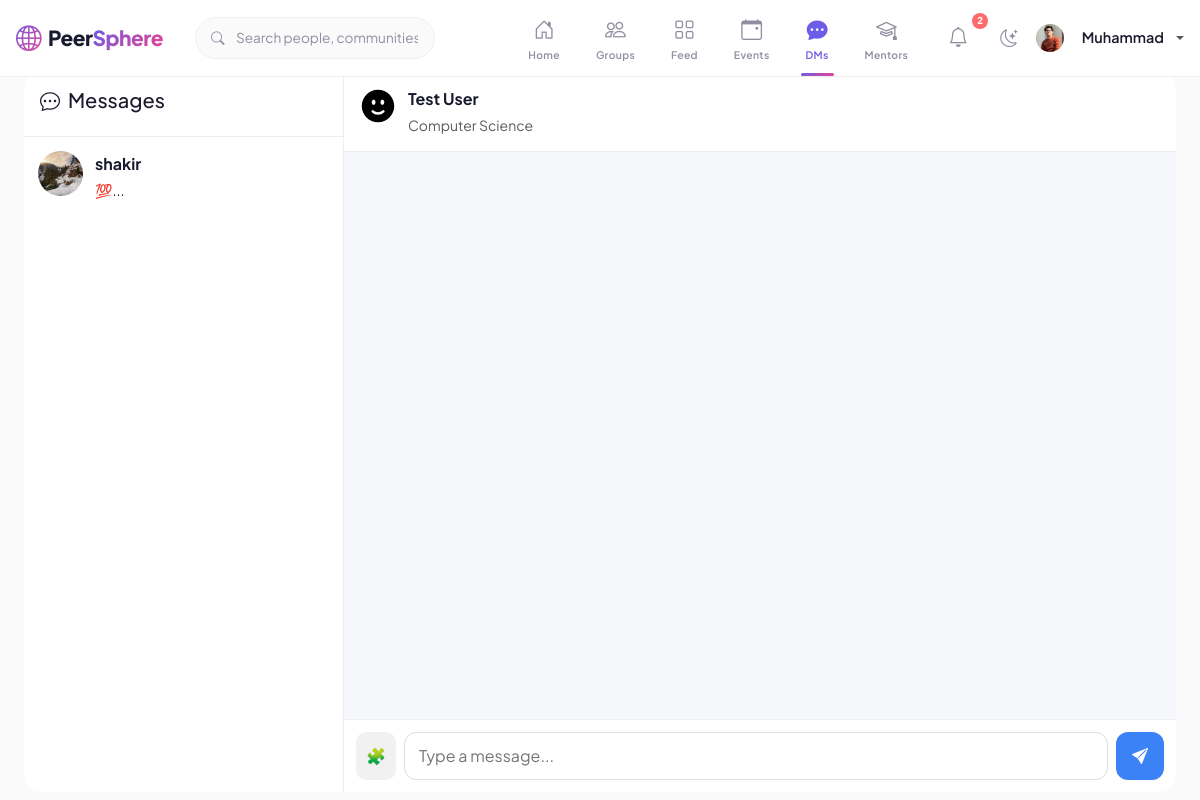
The page /messages/chat/1 (signed in) on the database its author committed.
### backend/app/models/user.py (models this page shows, shortened)
class User(db.Model, UserMixin):
    __tablename__ = 'users'
    id = db.Column(db.Integer, primary_key=True)
    name = db.Column(db.String(100), nullable=False)
    email = db.Column(db.String(150), unique=True, nullable=False, index=True)
    password_hash = db.Column(db.String(200), nullable=False)
    role = db.Column(db.String(20), nullable=False, default='student')  # student, alumni, admin
    university = db.Column(db.String(200), default='')
    department = db.Column(db.String(200), default='')
    graduation_year = db.Column(db.Integer, nullable=True)
    profile_picture = db.Column(db.String(300), default='default.png')
    bio = db.Column(db.Text, default='')
    created_at = db.Column(db.DateTime, default=datetime.utcnow)
    streak_count = db.Column(db.Integer, default=0)
    last_active = db.Column(db.DateTime, default=datetime.utcnow)
    is_verified = db.Column(db.Boolean, default=False)
    skills = db.relationship('UserSkill', backref='user', lazy='dynamic', cascade='all, delete-orphan')
    posts = db.relationship('Post', backref='author', lazy='dynamic', cascade='all, delete-orphan')
    comments = db.relationship('Comment', backref='author', lazy='dynamic', cascade='all, delete-orphan')
    likes = db.relationship('Like', backref='user', lazy='dynamic', cascade='all, delete-orphan')
    bookmarks = db.relationship('Bookmark', backref='user', lazy='dynamic', cascade='all, delete-orphan')
    reactions = db.relationship('Reaction', backref='user', lazy='dynamic', cascade='all, delete-orphan')
    communities = db.relationship('Community', secondary='community_members', backref='members_list')
    communities_joined = db.relationship('CommunityMember', backref='user', lazy='dynamic', cascade='all, delete-orphan')
    communities_created = db.relationship('Community', backref='creator', lazy='dynamic')
    sent_messages = db.relationship('Message', foreign_keys='Message.sender_id', backref='sender', lazy='dynamic')
    received_messages = db.relationship('Message', foreign_keys='Message.receiver_id', backref='receiver', lazy='dynamic')
    events_created = db.relationship('Event', backref='organizer', lazy='dynamic')
    events_attending = db.relationship('EventAttendee', backref='user', lazy='dynamic', cascade='all, delete-orphan')
    mentor_profile = db.relationship('Mentor', backref='user', uselist=False, cascade='all, delete-orphan')
    notifications = db.relationship('Notification', backref='user', lazy='dynamic', cascade='all, delete-orphan')
    activities = db.relationship('ActivityLog', backref='user', lazy='dynamic', cascade='all, delete-orphan')
    stories = db.relationship('Story', backref='author', lazy='dynamic', cascade='all, delete-orphan')
    poll_votes = db.relationship('PollVote', backref='user', lazy='dynamic', cascade='all, delete-orphan')
    @property
    def username(self):
        return self.email.split('@')[0] if self.email else self.name.lower().replace(' ', '')

### backend/app/models/message.py (models this page shows, shortened)
class Message(db.Model):
    __tablename__ = 'messages'
    id = db.Column(db.Integer, primary_key=True)
    sender_id = db.Column(db.Integer, db.ForeignKey('users.id', ondelete='CASCADE'), nullable=False, index=True)
    receiver_id = db.Column(db.Integer, db.ForeignKey('users.id', ondelete='CASCADE'), nullable=False, index=True)
    message_text = db.Column(db.Text, nullable=False)
    timestamp = db.Column(db.DateTime, default=datetime.utcnow, index=True)
    is_read = db.Column(db.Boolean, default=False)

### backend/app/routes/messages.py (the view, shortened to what this page needs)
@messages_bp.route('/chat/<int:user_id>', methods=['GET', 'POST'])
@login_required
def chat(user_id):
    other_user = User.query.get_or_404(user_id)
    Message.query.filter_by(sender_id=user_id, receiver_id=current_user.id, is_read=False).update({'is_read': True})
    db.session.commit()
    chat_messages = Message.query.filter(
        or_(
            and_(Message.sender_id == current_user.id, Message.receiver_id == user_id),
            and_(Message.sender_id == user_id, Message.receiver_id == current_user.id)
        )
    ).order_by(Message.timestamp.asc()).all()
    conversations = []
    sent_to = db.session.query(Message.receiver_id.distinct()).filter_by(sender_id=current_user.id).all()
    recv_from = db.session.query(Message.sender_id.distinct()).filter_by(receiver_id=current_user.id).all()
    user_ids = set([r[0] for r in sent_to] + [r[0] for r in recv_from])
    for uid in user_ids:
        u = User.query.get(uid)
        if u:
            last_msg = Message.query.filter(
                or_(
                    and_(Message.sender_id == current_user.id, Message.receiver_id == uid),
                    and_(Message.sender_id == uid, Message.receiver_id == current_user.id)
                )
            ).order_by(Message.timestamp.desc()).first()
            unread = Message.query.filter_by(sender_id=uid, receiver_id=current_user.id, is_read=False).count()
            conversations.append({'user': u, 'last_message': last_msg, 'unread': unread})
    conversations.sort(key=lambda x: x['last_message'].timestamp if x['last_message'] else '', reverse=True)
    return render_template('messages/index.html',
                           conversations=conversations,
                           active_chat=other_user,
                           messages=chat_messages)

### frontend/templates/messages/index.html (shortened to what this page needs)
{% extends "base.html" %}
{% block content %}
<div class="messages-layout">
    <div class="messages-sidebar">
        <div class="messages-sidebar-header">
            <h5><i class="bi bi-chat-dots me-2"></i>Messages</h5>
        </div>
        <div class="conversations-list">
            {% for conv in conversations %}
            <a href="{{ url_for('messages.chat', user_id=conv.user.id) }}"
                class="conversation-item {{ 'active' if active_chat and active_chat.id == conv.user.id }}">
                <div class="conversation-avatar">
                    <img
                        src="{{ url_for('static', filename='uploads/' + conv.user.profile_picture) if conv.user.profile_picture != 'default.png' else url_for('static', filename='img/default-avatar.svg') }}">
                </div>
                <div>
                    <div><b>{{ conv.user.name }}</b></div>
                    <small>
                        {% if conv.last_message %}
                        {{ conv.last_message.message_text[:30] }}...
                        {% endif %}
                    </small>
                </div>
            </a>
            {% endfor %}
        </div>
    </div>
    <div class="chat-area">
        {% if active_chat %}
        <div class="chat-header">
            <a href="{{ url_for('profile.view', user_id=active_chat.id) }}" class="chat-header-user">
                <div class="chat-header-avatar">
                    <img
                        src="{{ url_for('static', filename='uploads/' + active_chat.profile_picture) if active_chat.profile_picture != 'default.png' else url_for('static', filename='img/default-avatar.svg') }}">
                </div>
                <div>
                    <b>{{ active_chat.name }}</b><br>
                    <small class="text-muted">{{ active_chat.department or active_chat.role }}</small>
                </div>
            </a>
        </div>
        <div class="chat-messages" id="chatMessages">
        </div>
        <div class="chat-input-area">
            <form method="POST" action="{{ url_for('messages.chat', user_id=active_chat.id) }}" class="chat-input-form">
                <button type="button" class="sticker-btn" onclick="toggleSticker()">🧩</button>
                <input type="text" name="message_text" class="chat-input" placeholder="Type a message..." required>
                <button type="submit" class="chat-send-btn">
                    <i class="bi bi-send-fill"></i>
                </button>
            </form>
        </div>
        {% else %}
        <div class="chat-empty text-center">
            <h4>Select a chat</h4>
        </div>
        {% endif %}
    </div>
</div>
{% endblock %}

### frontend/templates/base.html (shortened to what this page needs)
<!DOCTYPE html>
<html lang="en" data-theme="light">
<head>
    <link href="https://cdn.jsdelivr.net/npm/bootstrap@5.3.2/dist/css/bootstrap.min.css" rel="stylesheet">
    <link href="https://cdn.jsdelivr.net/npm/bootstrap-icons@1.11.3/font/bootstrap-icons.min.css" rel="stylesheet">
    <link rel="stylesheet" href="{{ url_for('static', filename='css/style.css') }}">
</head>
<body>
    {% if current_user.is_authenticated %}
    <nav class="navbar navbar-expand-lg navbar-main">
        <div class="container-fluid px-3">
            <a class="navbar-brand d-flex align-items-center" href="{{ url_for('main.dashboard') }}">
                <i class="bi bi-globe2 brand-icon"></i>
                <span class="brand-text">Peer<span class="brand-accent">Sphere</span></span>
            </a>
            <form class="nav-search-form d-none d-md-flex ms-3" action="{{ url_for('search.index') }}" method="GET">
                <div class="nav-search-wrapper">
                    <i class="bi bi-search"></i>
                    <input type="text" name="q" class="nav-search-input" placeholder="Search people, communities..."
                        value="{{ request.args.get('q', '') }}">
                </div>
            </form>
            <div class="collapse navbar-collapse" id="navbarNav">
                <ul class="navbar-nav ms-auto align-items-center gap-1">
                    <li class="nav-item">
                        <a class="nav-link nav-icon-link {% if request.endpoint == 'main.dashboard' %}active{% endif %}"
                            href="{{ url_for('main.dashboard') }}">
                            <i
                                class="bi bi-house-door{% if request.endpoint == 'main.dashboard' %}-fill{% endif %}"></i>
                            <span class="nav-label">Home</span>
                        </a>
                    </li>
                    <li class="nav-item">
                        <a class="nav-link nav-icon-link {% if request.endpoint and 'communities' in request.endpoint %}active{% endif %}"
                            href="{{ url_for('communities.index') }}">
                            <i
                                class="bi bi-people{% if request.endpoint and 'communities' in request.endpoint %}-fill{% endif %}"></i>
                            <span class="nav-label">Groups</span>
                        </a>
                    </li>
                    <li class="nav-item">
                        <a class="nav-link nav-icon-link {% if request.endpoint and 'feed' in request.endpoint %}active{% endif %}"
                            href="{{ url_for('feed.index') }}">
                            <i
                                class="bi bi-grid{% if request.endpoint and 'feed' in request.endpoint %}-fill{% endif %}"></i>
                            <span class="nav-label">Feed</span>
                        </a>
                    </li>
                    <li class="nav-item">
                        <a class="nav-link nav-icon-link {% if request.endpoint and 'events' in request.endpoint %}active{% endif %}"
                            href="{{ url_for('events.index') }}">
                            <i
                                class="bi bi-calendar-event{% if request.endpoint and 'events' in request.endpoint %}-fill{% endif %}"></i>
                            <span class="nav-label">Events</span>
                        </a>
                    </li>
                    <li class="nav-item">
                        <a class="nav-link nav-icon-link {% if request.endpoint and 'messages' in request.endpoint %}active{% endif %}"
                            href="{{ url_for('messages.index') }}">
                            <i
                                class="bi bi-chat-dots{% if request.endpoint and 'messages' in request.endpoint %}-fill{% endif %}"></i>
                            <span class="nav-label">DMs</span>
                        </a>
                    </li>
                    <li class="nav-item">
                        <a class="nav-link nav-icon-link {% if request.endpoint and 'mentors' in request.endpoint %}active{% endif %}"
                            href="{{ url_for('mentors.index') }}">
                            <i
                                class="bi bi-mortarboard{% if request.endpoint and 'mentors' in request.endpoint %}-fill{% endif %}"></i>
                            <span class="nav-label">Mentors</span>
                        </a>
                    </li>
                    <li class="nav-item ms-1">
                        <div class="notification-bell nav-icon-link" style="cursor:pointer;">
                            <i class="bi bi-bell fs-5" style="color:var(--text-muted);"></i>
                            {% set unread_count = current_user.notifications.filter_by(is_read=False).count() %}
                            {% if unread_count > 0 %}
                            <span class="notification-count">{{ unread_count }}</span>
                            {% endif %}
                        </div>
                    </li>
                    <li class="nav-item ms-1">
                        <button class="btn-theme-toggle" onclick="toggleTheme()" title="Toggle theme">
                            <i class="bi bi-moon-stars" id="themeIcon"></i>
                        </button>
                    </li>
                    <li class="nav-item dropdown ms-1">
                        <a class="nav-link dropdown-toggle nav-user-dropdown p-0" href="#" role="button"
                            data-bs-toggle="dropdown">
                            <div class="nav-avatar">
                                <img src="{{ url_for('static', filename='uploads/' + current_user.profile_picture) if current_user.profile_picture != 'default.png' else url_for('static', filename='img/default-avatar.svg') }}"
                                    alt="avatar">
                            </div>
                            <span class="nav-username d-none d-lg-inline ms-2">{{ current_user.name.split(' ')[0]
                                }}</span>
                        </a>
                    </li>
                </ul>
            </div>
        </div>
    </nav>
    {% endif %}
    {% if current_user.is_authenticated %}
    <main class="main-content">
        <div class="container-fluid px-3 px-md-4">
            {% endif %}
            {% block content %}{% endblock %}
            {% if current_user.is_authenticated %}
        </div>
    </main>
    {% endif %}
</body>
</html>

### rows shown on the page
User: profile_picture (picture), name "Muhammad"
User: profile_picture (picture), user.name "shakir"
Message: last_message "💯"
User: name "Test User", department "Computer Science"

### other values the page prints
{{ unread_count }} "2"
